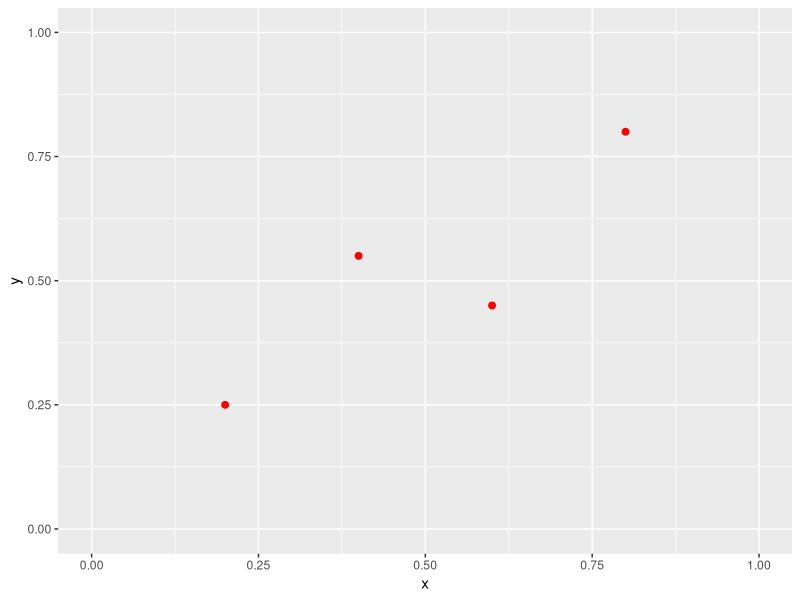
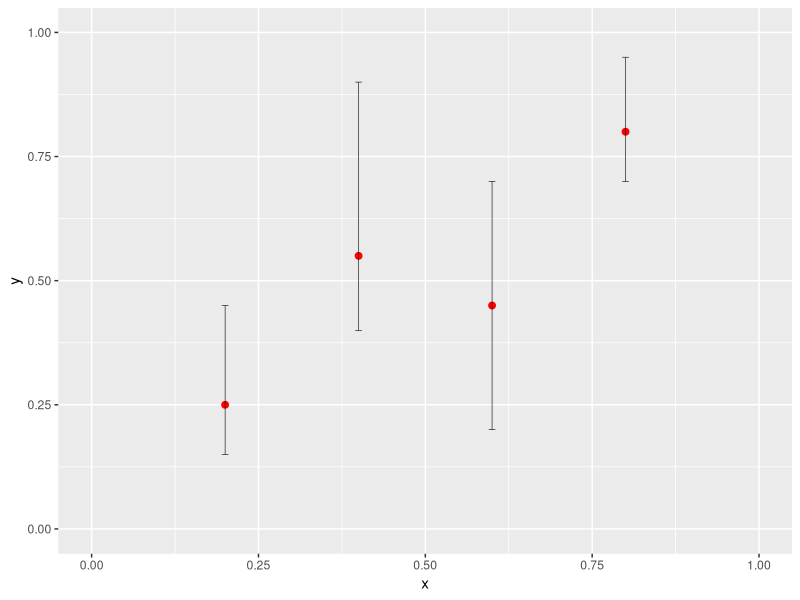
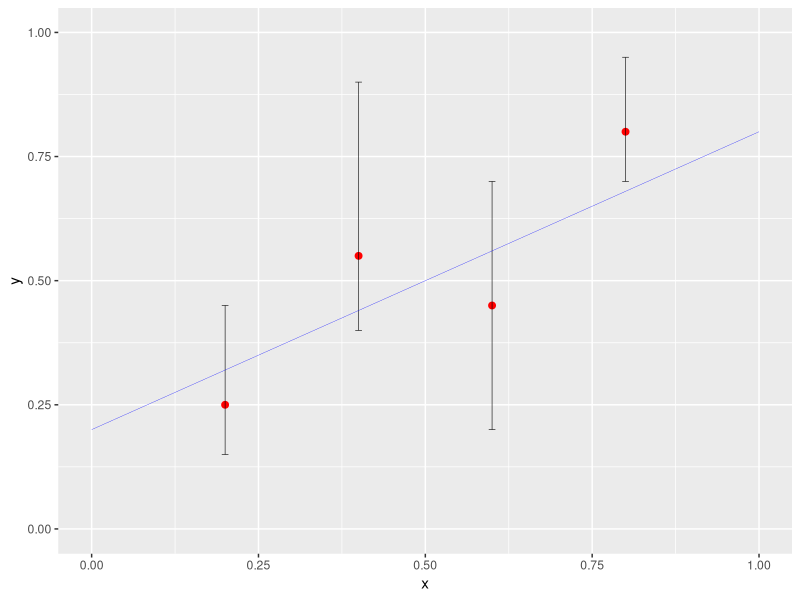
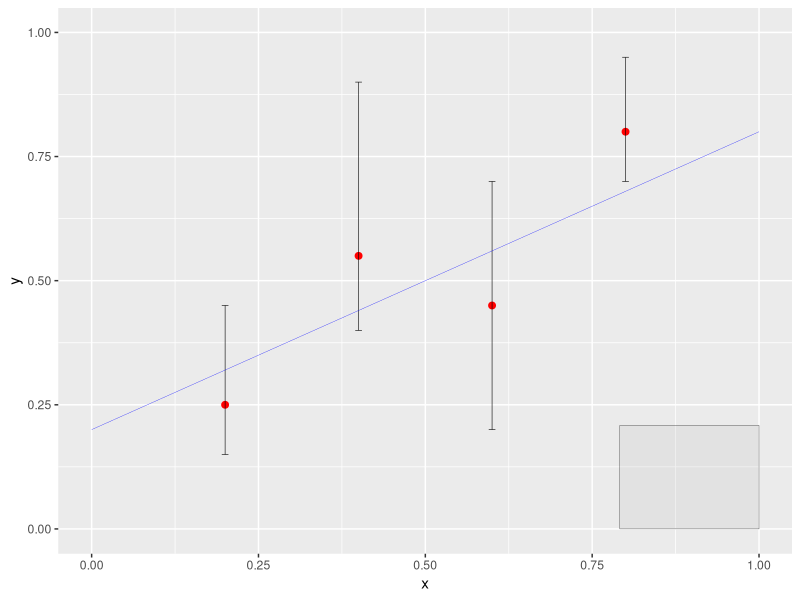
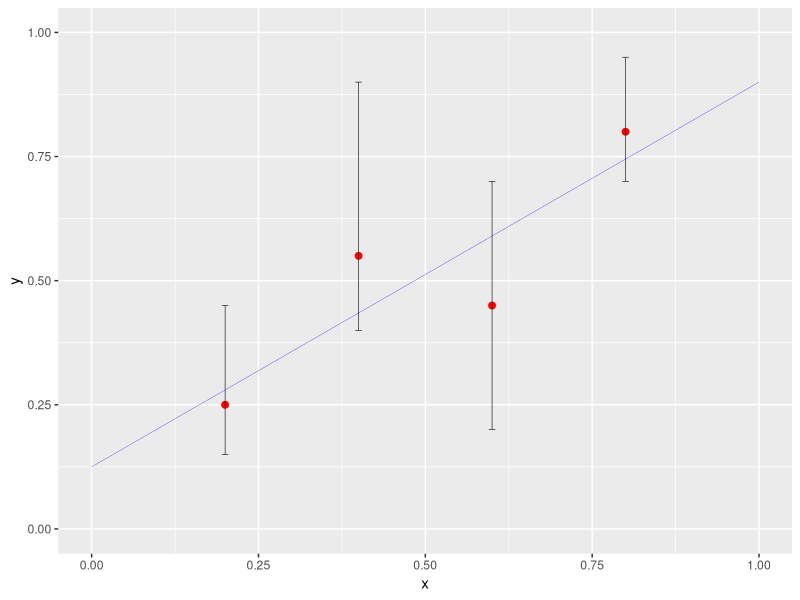
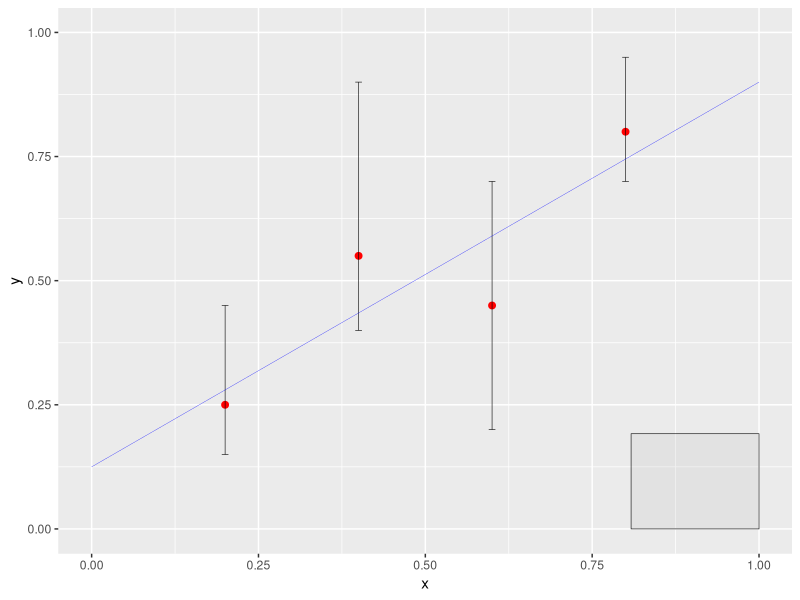
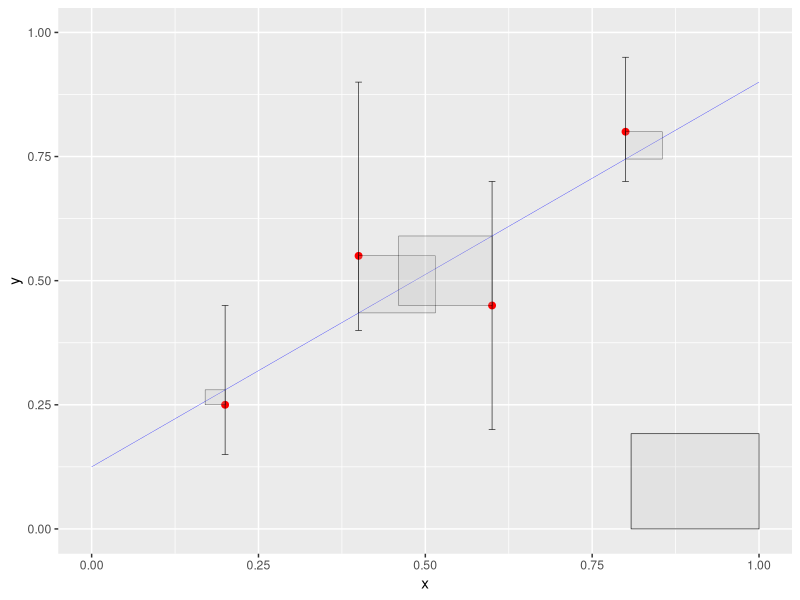
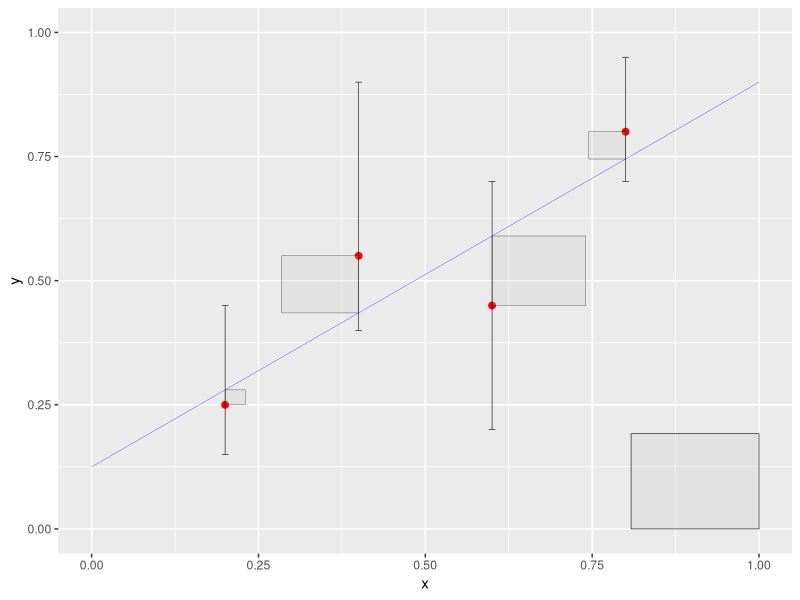

Source code (R) for these figures, in order:
## ---- chunk 1
knitr::opts_chunk$set(echo = TRUE)
## ---- chunk 2
h <- read.delim(textConnection(
"t x xmi xma y ymi yma
0 0.2 0.15 0.5 0.25 0.15 0.45
1 0.4 0.25 0.5 0.55 0.4 0.9
2 0.6 0.4 0.65 0.45 0.2 0.7
3 0.8 0.6 0.9 0.8 0.7 0.95"), 
sep=" ")

a <- c(0.6); b <- c(0.2)  # These are the 'wild guesses' of the linear model coefficients (see below)
## ---- chunk 3
library(ggplot2)

p <- ggplot(data = h, mapping = aes(x = x, xmin = 0, 
                                    xmax = 1, 
                                    ymin = 0, 
                                    ymax = 1),
            legend = FALSE)
## ---- chunk 4
p <- p + geom_point(mapping = aes(x = x, y = y), 
                                  size = 2, 
                                  color = "red")
print(p)
## ---- chunk 5
p <- p + geom_errorbar(mapping = aes(x = x, 
                                     ymin = ymi, 
                                     ymax = yma), 
                                  size = 0.2, 
                                  width = 0.01, 
                                  color = "black")
print(p)
## ---- chunk 6
fxab <- function(x) a*x + b  # this is the function

p0 <- p + stat_function(fun = fxab, 
                       size = 0.1, 
                       color = "blue")
print(p0)
## ---- chunk 7

d <- fxab(h$x) - h$y                   # distances from the line
sqrs <- sapply(d, function(x) x^2)     # squares of distances for didactic purposes, instead of: sqrs <- d*d , which is faster
ssqr <- sum(sqrs)                      # sum of squares of distances
sq_side <- sqrt(ssqr)  # side of the square with area equal to the sum of squares

x <- 1.0; y <- 0.0; sq <- data.frame(x, y) # we will draw the square here

p0 <- p0 + geom_rect(data = sq, 
                     mapping = aes(xmin = x - sq_side, xmax = x, 
                                 ymin = y, ymax = y + sq_side),
                   alpha = 0.2, 
                   size = 0.1, 
                   color = "black", 
                   fill = "grey")

print(p0)
## ---- chunk 8
fxlm <- lm( y ~ x, h) # this line fits the model y~x to data h
## ---- chunk 9
b <- as.numeric(coef(fxlm)[1]); a <- as.numeric(coef(fxlm)[2])

# And plot the fitted line instead of our 'wild guess'

p <- p + stat_function(fun = fxab, 
                       size = 0.1, 
                       color = "blue")
print(p)
## ---- chunk 10

d <- fxab(h$x) - h$y                   # distances from the line
sqrs <- sapply(d, function(x) x^2)     # squares of distances for didactic purposes, instead of: sqrs <- d*d , which is faster
ssqr <- sum(sqrs)                      # sum of squares of distances
sq_side <- sqrt(ssqr)  # side of the square with area equal to the sum of squares

p <- p + geom_rect(data = sq, 
                     mapping = aes(xmin = x - sq_side, xmax = x, 
                                 ymin = y, ymax = y + sq_side),
                   alpha = 0.2, 
                   size = 0.2, 
                   color = "black", 
                   fill = "grey")

print(p)

## ---- chunk 11
fyab <- function(y) y/a - b/a
## ---- chunk 12
p1 <- p + geom_rect(mapping = aes(xmin = ifelse(fyab(y) < x, 
                                        x - abs(fxab(x) - y), x), 
                                 xmax = ifelse(fyab(y) < x, 
                                        x, x + abs(fxab(x) - y)), 
                                 ymin = ifelse(fxab(x) < y, 
                                        y - abs(fxab(x) - y), y), 
                                 ymax = ifelse(fxab(x) < y, 
                                        y, y + abs(fxab(x) - y))),
                   alpha = 0.2, 
                   size = 0.1, 
                   color = "black", 
                   fill = "grey")
print(p1)
## ---- chunk 13
p2 <- p + geom_rect(mapping = aes(xmin = ifelse(fyab(y) < x, x, 
                                        x - abs(fxab(x) - y)), 
                                 xmax = ifelse(fyab(y) < x, 
                                        x + abs(fxab(x) - y), x), 
                                 ymin = ifelse(fxab(x) < y, 
                                        y - abs(fxab(x) - y), y), 
                                 ymax = ifelse(fxab(x) < y, 
                                        y, y + abs(fxab(x) - y))),
                   alpha = 0.2, 
                   size = 0.1, 
                   color = "black", 
                   fill = "grey")
print(p2)
## ---- chunk 14
p2 <- p2 + coord_fixed(ratio = 1)
print(p2)
